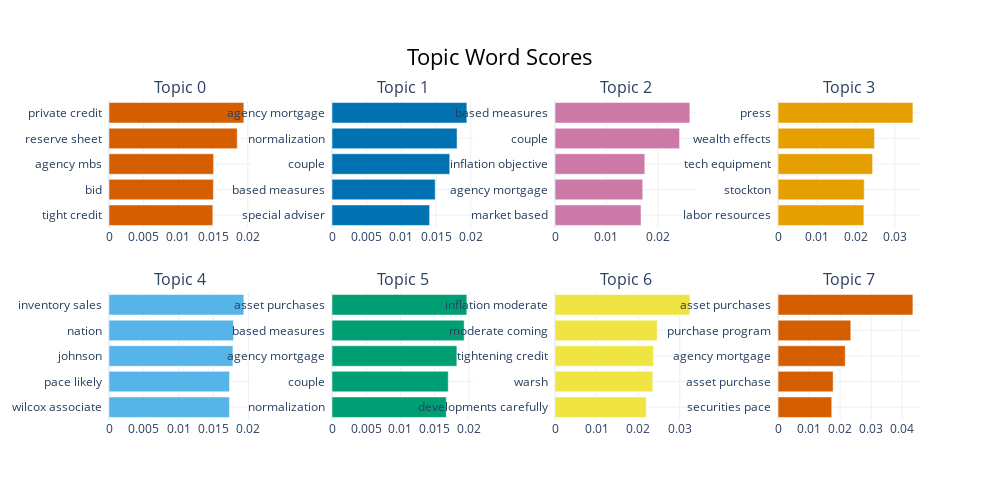

The notebook cell saved with this chart:
### Markdown cell above
### 11. Custom BERTopic + K-Means Pipeline for FOMC Meeting Topic Extraction
I plan to complement my K-Means results with a BERTopic analysis, hoping its integrated embedding will yield more coherent, human-interpretable topics for each cluster. By leveraging BERTopic’s dynamic topic modeling and built-in visualization tools, I expect to uncover clearer thematic structures that map more directly onto economic narratives.

I build a custom CountVectorizer with your stopwords, and generate sentence embeddings via Sentence-Transformer plus UMAP. Then I fit BERTopic (without HDBSCAN), extract its embeddings, override its clustering with K-Means (k = 8), and write the final topic IDs and confidence scores back into the DataFrame for visualization.

### Code cell
from sklearn.feature_extraction.text import CountVectorizer
# Prepare CountVectorizer with custom stops
vectorizer = CountVectorizer(
    stop_words=custom_stops,
    ngram_range=(1,2),
    min_df=5,
    max_df=0.75
)

# Set up embeddings + UMAP
embedder   = SentenceTransformer("all-MiniLM-L6-v2")
umap_model = umap.UMAP(
    n_neighbors=15,
    min_dist=0.0,
    metric="cosine",
    random_state=42
)

# Initialize BERTopic with custom vectorizer
topic_model = BERTopic(
    embedding_model    = embedder,
    umap_model         = umap_model,
    vectorizer_model   = vectorizer,
    hdbscan_model      = None,
    calculate_probabilities = True,
    nr_topics          = "auto"
)

# Fit once to get embeddings
initial_topics, initial_probs = topic_model.fit_transform(docs)
embeddings = topic_model._extract_embeddings(docs)

# Re-cluster embeddings with KMeans (k=8)
k = 8
kmeans = KMeans(n_clusters=k, random_state=42, n_init="auto")
kmeans_labels = kmeans.fit_predict(embeddings)

# Update topics *and* re-apply the same vectorizer
topic_model.update_topics(
    docs,
    initial_topics,
    kmeans_labels,
    vectorizer_model=vectorizer    # explicitly re-use your CountVectorizer here
)

# Write results back to df
df["bertopic_km_topic"]       = topic_model.topics_
df["bertopic_km_probability"] = [max(p) for p in topic_model.probabilities_]

# Inspect & visualize
print(topic_model.get_topic_info().head(10))
topic_model.visualize_topics()
topic_model.visualize_barchart(top_n_topics=8)

### Figure 1 — Plotly figure (JSON) as saved in the notebook; plotly's stock layout.template omitted (floating-point values rounded to 4 significant figures)
{"data": [{"marker": {"color": "#D55E00"}, "orientation": "h", "type": "bar", "x": [0.01496, 0.01504, 0.01507, 0.01848, 0.01943], "xaxis": "x", "y": ["tight credit  ", "bid  ", "agency mbs  ", "reserve sheet  ", "private credit  "], "yaxis": "y"}, {"marker": {"color": "#0072B2"}, "orientation": "h", "type": "bar", "x": [0.01405, 0.01486, 0.01695, 0.018, 0.01942], "xaxis": "x2", "y": ["special adviser  ", "based measures  ", "couple  ", "normalization  ", "agency mortgage  "], "yaxis": "y2"}, {"marker": {"color": "#CC79A7"}, "orientation": "h", "type": "bar", "x": [0.01673, 0.01707, 0.01747, 0.02424, 0.02624], "xaxis": "x3", "y": ["market based  ", "agency mortgage  ", "inflation objective  ", "couple  ", "based measures  "], "yaxis": "y3"}, {"marker": {"color": "#E69F00"}, "orientation": "h", "type": "bar", "x": [0.02202, 0.02211, 0.02425, 0.02474, 0.0346], "xaxis": "x4", "y": ["labor resources  ", "stockton  ", "tech equipment  ", "wealth effects  ", "press  "], "yaxis": "y4"}, {"marker": {"color": "#56B4E9"}, "orientation": "h", "type": "bar", "x": [0.01728, 0.01729, 0.01778, 0.01786, 0.01934], "xaxis": "x5", "y": ["wilcox associate  ", "pace likely  ", "johnson  ", "nation  ", "inventory sales  "], "yaxis": "y5"}, {"marker": {"color": "#009E73"}, "orientation": "h", "type": "bar", "x": [0.0167, 0.01699, 0.01824, 0.01931, 0.01971], "xaxis": "x6", "y": ["normalization  ", "couple  ", "agency mortgage  ", "based measures  ", "asset purchases  "], "yaxis": "y6"}, {"marker": {"color": "#F0E442"}, "orientation": "h", "type": "bar", "x": [0.02194, 0.02352, 0.02368, 0.02457, 0.03244], "xaxis": "x7", "y": ["developments carefully  ", "warsh  ", "tightening credit  ", "moderate coming  ", "inflation moderate  "], "yaxis": "y7"}, {"marker": {"color": "#D55E00"}, "orientation": "h", "type": "bar", "x": [0.0173, 0.01774, 0.02164, 0.02343, 0.04345], "xaxis": "x8", "y": ["securities pace  ", "asset purchase  ", "agency mortgage  ", "purchase program  ", "asset purchases  "], "yaxis": "y8"}], "layout": {"annotations": [{"font": {"size": 16}, "showarrow": false, "text": "Topic 0", "x": 0.0875, "xanchor": "center", "xref": "paper", "y": 1, "yanchor": "bottom", "yref": "paper"}, {"font": {"size": 16}, "showarrow": false, "text": "Topic 1", "x": 0.3625, "xanchor": "center", "xref": "paper", "y": 1, "yanchor": "bottom", "yref": "paper"}, {"font": {"size": 16}, "showarrow": false, "text": "Topic 2", "x": 0.6375, "xanchor": "center", "xref": "paper", "y": 1, "yanchor": "bottom", "yref": "paper"}, {"font": {"size": 16}, "showarrow": false, "text": "Topic 3", "x": 0.9125, "xanchor": "center", "xref": "paper", "y": 1, "yanchor": "bottom", "yref": "paper"}, {"font": {"size": 16}, "showarrow": false, "text": "Topic 4", "x": 0.0875, "xanchor": "center", "xref": "paper", "y": 0.4, "yanchor": "bottom", "yref": "paper"}, {"font": {"size": 16}, "showarrow": false, "text": "Topic 5", "x": 0.3625, "xanchor": "center", "xref": "paper", "y": 0.4, "yanchor": "bottom", "yref": "paper"}, {"font": {"size": 16}, "showarrow": false, "text": "Topic 6", "x": 0.6375, "xanchor": "center", "xref": "paper", "y": 0.4, "yanchor": "bottom", "yref": "paper"}, {"font": {"size": 16}, "showarrow": false, "text": "Topic 7", "x": 0.9125, "xanchor": "center", "xref": "paper", "y": 0.4, "yanchor": "bottom", "yref": "paper"}], "height": 500, "hoverlabel": {"bgcolor": "white", "font": {"family": "Rockwell", "size": 16}}, "showlegend": false, "title": {"font": {"color": "Black", "size": 22}, "text": "Topic Word Scores", "x": 0.5, "xanchor": "center", "yanchor": "top"}, "width": 1000, "xaxis": {"anchor": "y", "domain": [0, 0.175], "showgrid": true}, "xaxis2": {"anchor": "y2", "domain": [0.275, 0.45], "showgrid": true}, "xaxis3": {"anchor": "y3", "domain": [0.55, 0.725], "showgrid": true}, "xaxis4": {"anchor": "y4", "domain": [0.825, 1], "showgrid": true}, "xaxis5": {"anchor": "y5", "domain": [0, 0.175], "showgrid": true}, "xaxis6": {"anchor": "y6", "domain": [0.275, 0.45], "showgrid": true}, "xaxis7": {"anchor": "y7", "domain": [0.55, 0.725], "showgrid": true}, "xaxis8": {"anchor": "y8", "domain": [0.825, 1], "showgrid": true}, "yaxis": {"anchor": "x", "domain": [0.6, 1], "showgrid": true}, "yaxis2": {"anchor": "x2", "domain": [0.6, 1], "showgrid": true}, "yaxis3": {"anchor": "x3", "domain": [0.6, 1], "showgrid": true}, "yaxis4": {"anchor": "x4", "domain": [0.6, 1], "showgrid": true}, "yaxis5": {"anchor": "x5", "domain": [0, 0.4], "showgrid": true}, "yaxis6": {"anchor": "x6", "domain": [0, 0.4], "showgrid": true}, "yaxis7": {"anchor": "x7", "domain": [0, 0.4], "showgrid": true}, "yaxis8": {"anchor": "x8", "domain": [0, 0.4], "showgrid": true}}}
